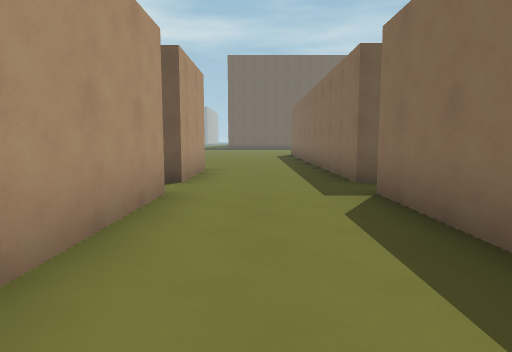
view 1 (above)

24 first-person views from a walk through a 3-D level made in the Godot game engine. The camera is 1.4 m above the floor, tilts 6° down and sees 75° across. The floor is counted in squares, 2 m on a side. Each view is taken from the middle of a square. On the plan, view 1 faces up. The plan holds only what a view shows up to about 10 squares ahead; the rest is blank. The place goes on beyond the plan. Characters and animated objects are not drawn.

view 2
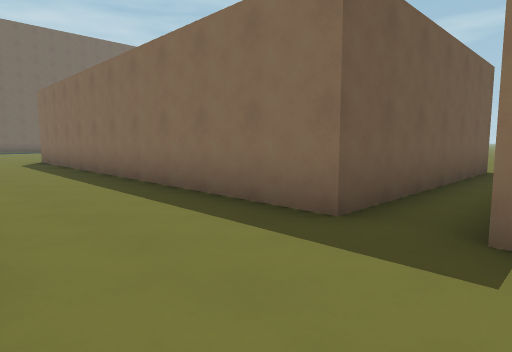

view 3
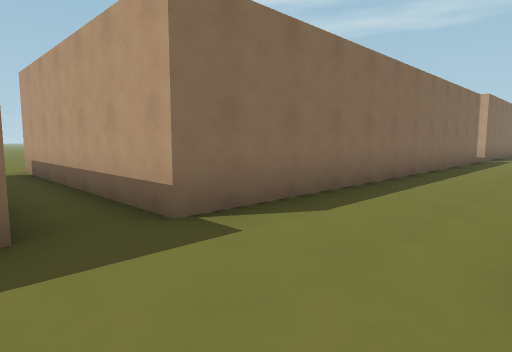

view 4
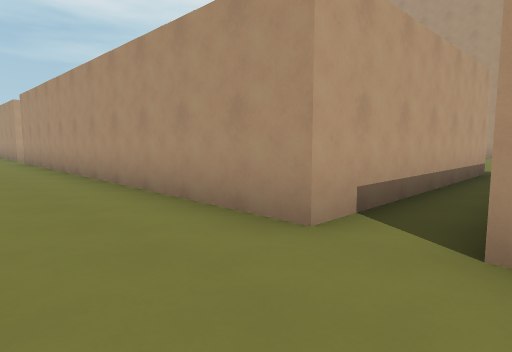

view 5
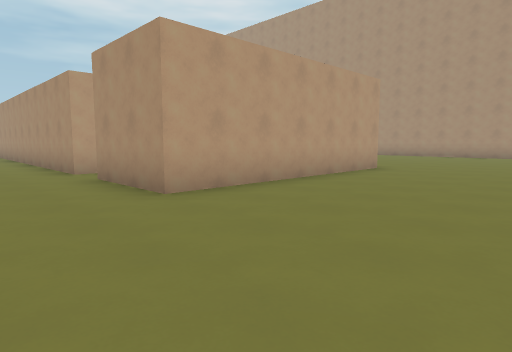

view 6
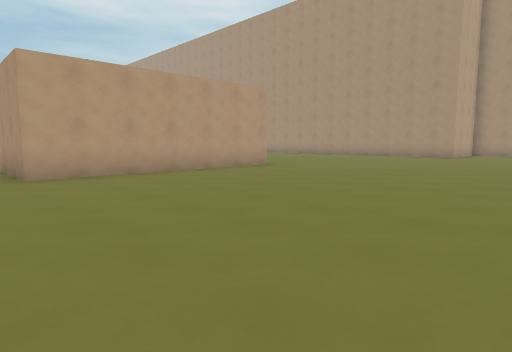

view 7
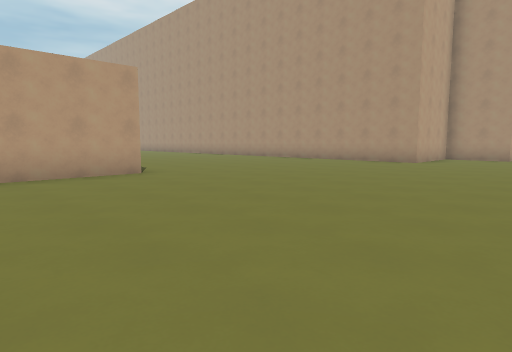

view 8
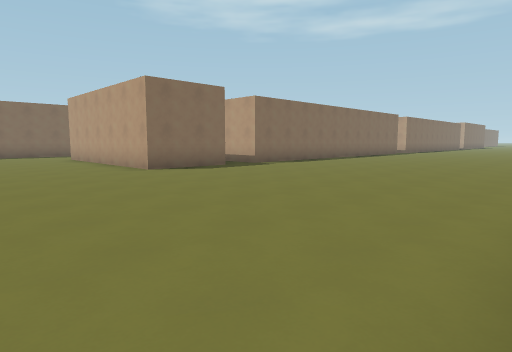

view 9
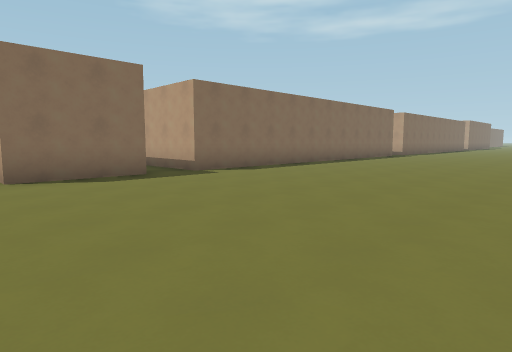

view 10
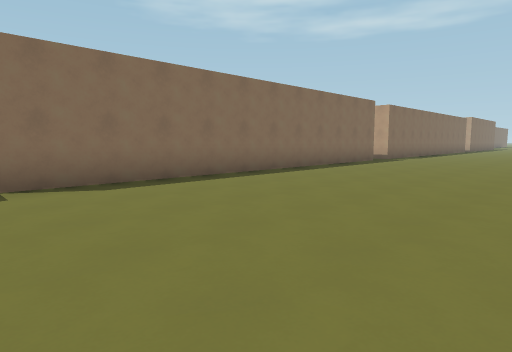

view 11
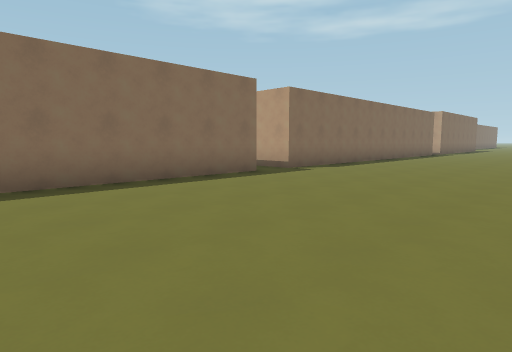

view 12
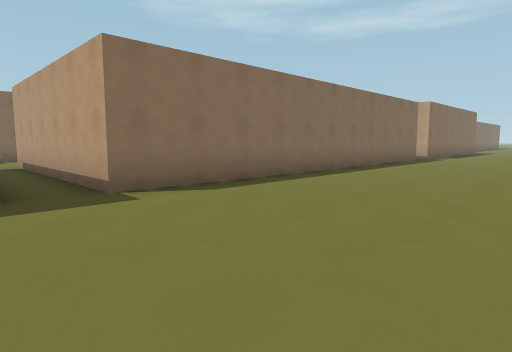

view 13
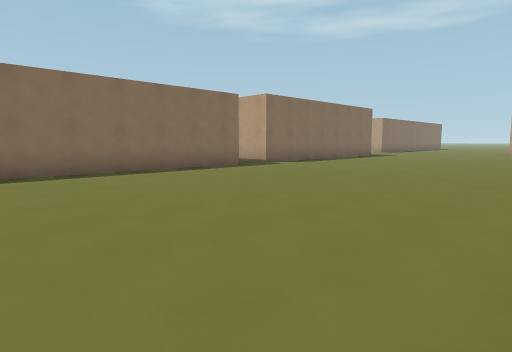

view 14
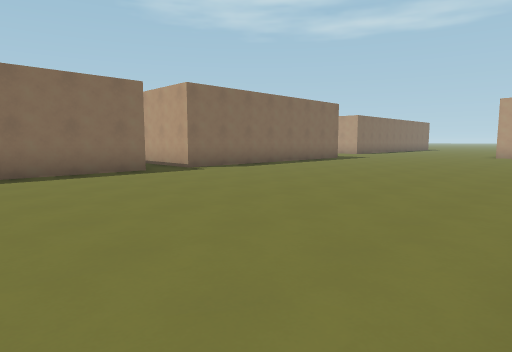

view 15
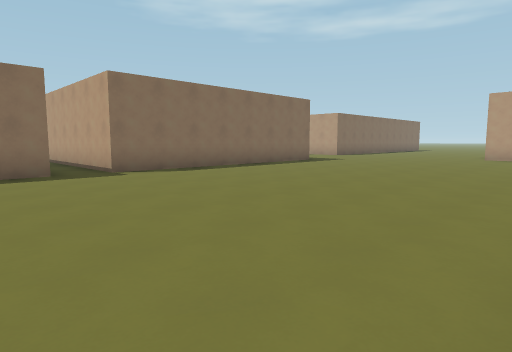

view 16
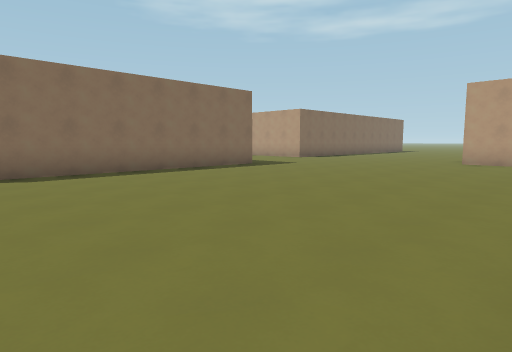

view 17
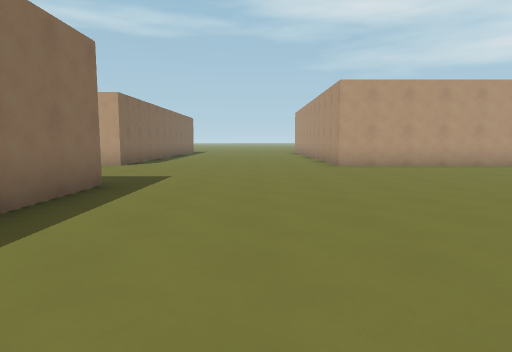

view 18
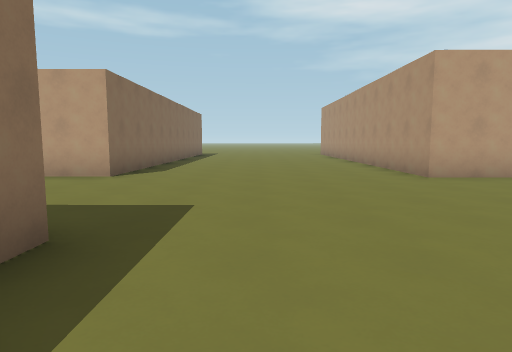

view 19
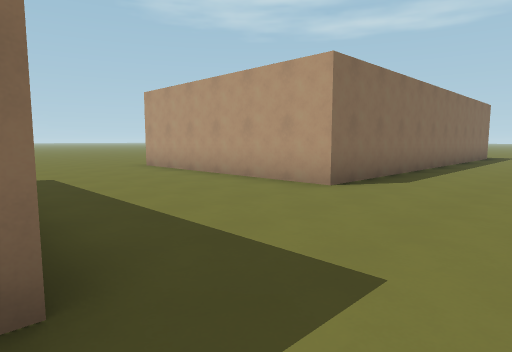

view 20
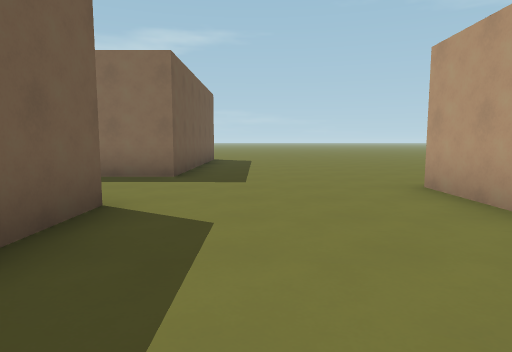

view 21
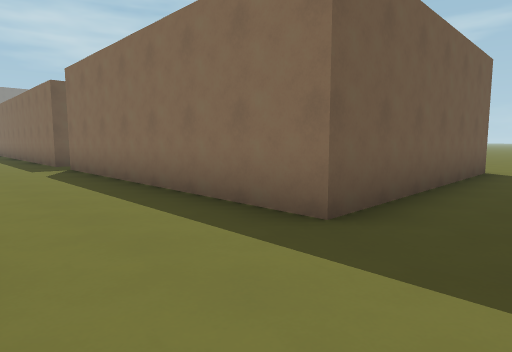

view 22
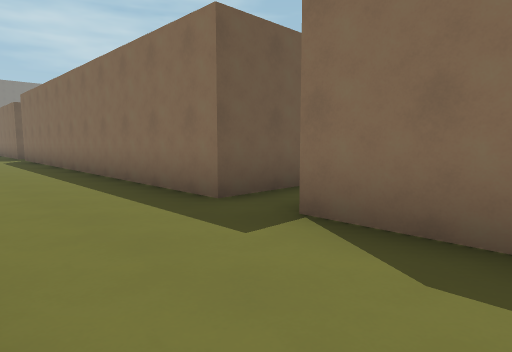

view 23
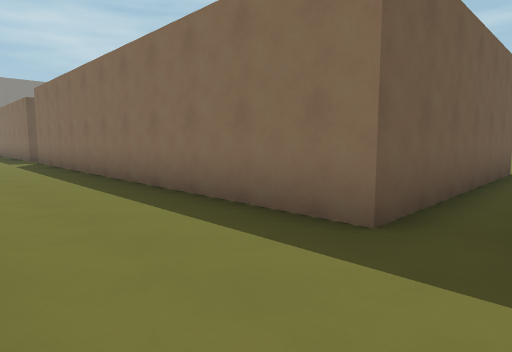

view 24
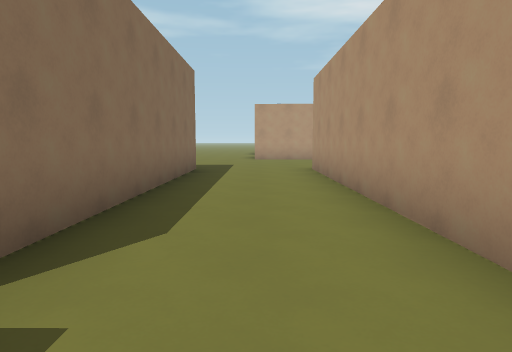

### Floor plan
Points are (right, up) in squares from view 1. A wall is a line through its corners. A room is listed if a view was taken in it or the views show most of it. See-through windows are left out.
Room 1 (views 1, 2, 3, 4, 5, 6, 7, 8, 9, 10, 11, 12, 13, 14, 15, 16, 17, 18, 19, 20, 21, 22, 23, 24)
walls: (-7.5, -6.7) (-7.4, 4.5) (-1.2, 4.4) (-1.3, -6); (-7.5, -18.8) (-7.5, -7.7) (-1.2, -7.8); (1.6, -5.7) (1.6, 4.4) (7.6, 4.4); (-1.3, -20.7) (-1.4, -27.4) (-3, -27.4); (1.5, -18.8) (1.6, -8.3); (-7.5, -27.3) (-7.5, -20) (-3.7, -20); (-7.4, 5.6) (-7.4, 8.1) (-1.2, 8.1) (-1.2, 5.5); (-17.2, -31.5) (-12.3, -31.5) (-12.3, -35); (7.5, -27.4) (1.5, -27.4) (1.5, -20); (7.6, 5.6) (1.6, 5.6) (1.7, 15.5); (-6.2, -35.6) (-6.1, -31.5) (0.1, -31.6)

Where each view was taken, in squares from view 1:
view 1: 0 up, 0 right, facing up
view 2: 4 up, 1 left, facing up-right
view 3: 6 up, 1 left, facing down-right
view 4: 6 up, 1 right, facing down-left
view 5: 12 up, 1 right, facing down-left
view 6: 15 up, 0 right, facing down-left
view 7: 15 up, 4 left, facing down-left
view 8: 12 up, 15 left, facing down-right
view 9: 9 up, 14 left, facing down-right
view 10: 5 up, 13 left, facing down-right
view 11: 1 down, 13 left, facing down-right
view 12: 6 down, 12 left, facing down-right
view 13: 12 down, 15 left, facing down-right
view 14: 15 down, 15 left, facing down-right
view 15: 17 down, 15 left, facing down-right
view 16: 20 down, 15 left, facing down-right
view 17: 22 down, 10 left, facing down
view 18: 25 down, 9 left, facing down
view 19: 27 down, 9 left, facing down-right
view 20: 29 down, 5 left, facing right
view 21: 29 down, 1 left, facing up-right
view 22: 22 down, 1 left, facing up-right
view 23: 20 down, 1 left, facing up-right
view 24: 19 down, 0 right, facing down
